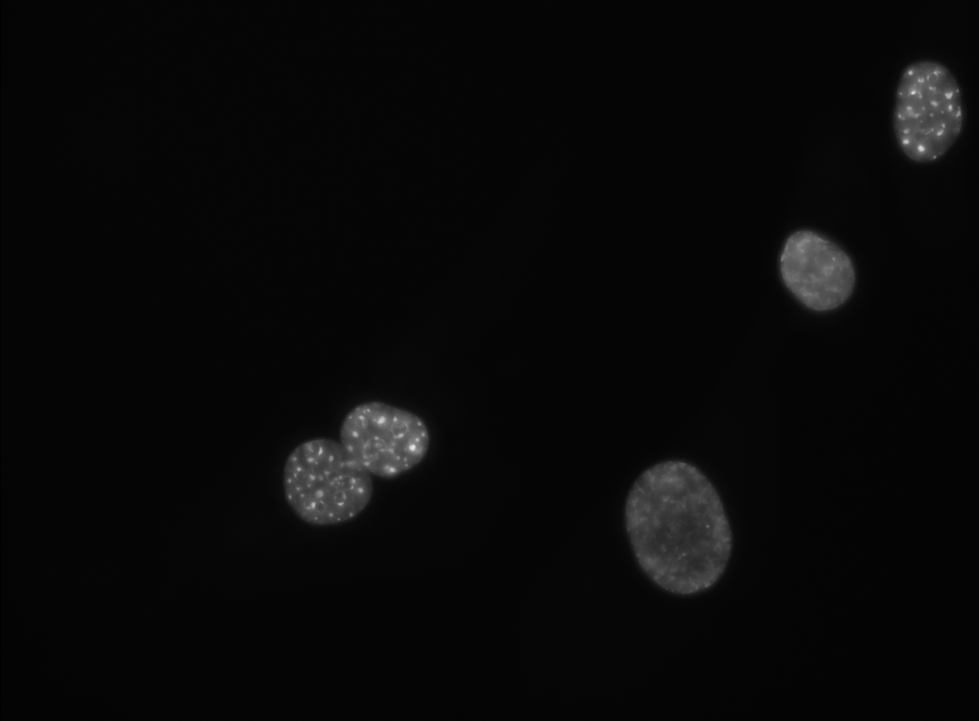
#> input picture data/DO/DAPI.TIF, 979 x 721 px, shrunk from 1330 x 980 before the run, found by its file name
$ python createPseudoCells.py
#> lines starting #> are read from the running program, lines starting #| are printed output that depends on the picture
import json
import numpy as np
import math
from skimage import io
from skimage.util import img_as_int
import matplotlib.pyplot as plt

# beware, this function is completely written in numpy array terms, so row = y-axis and column = x-axis
# target sizes are the sizes of the patches
def createPatchesLabeledImage(dapi_tile_path, target_row_size=128, target_column_size=128):

    #extract original dims
#> called with target_row_size = 128, target_column_size = 128
    image = io.imread(dapi_tile_path)
#> image is the input picture: shape (721, 979); min 1, max 230, mean 8.4
    row_size,column_size = image.shape
#> row_size = 721; column_size = 979
    empty_image = np.zeros((row_size, column_size))

    # Create patches grid
    patches_grid_size_column = int(math.floor(column_size / target_row_size * 1.0))
#> patches_grid_size_column = 7
    patches_grid_size_row = int(math.floor(row_size / target_row_size * 1.0))
#> patches_grid_size_row = 5
    patches_number = (patches_grid_size_column * patches_grid_size_row)
#> patches_number = 35
    patches_vector = np.array(list(range(1,patches_number+1)))
#> patches_vector = 35 values from 1 to 35
    patches_vector = patches_vector.astype(int)
    patches_array = np.reshape(patches_vector, (patches_grid_size_row, patches_grid_size_column))

    # then calculate the coordinates of the extrema, sincde we math.floor the patches, there will be some unassigned. I want to assignt them to their neighbouring label, since I'd rather have them be too big than too small
    # We do this by checking if the label of the current patch is an extrema, if so, count the difference further
    extrema_column = [patches_array[row_nr,patches_grid_size_column-1] for row_nr in range(0,patches_grid_size_row)]
#> extrema_column = [7, 14, 21, 28, 35]
    extrema_row =  [patches_array[patches_grid_size_row-1,col_nr] for col_nr in range(0,patches_grid_size_column)]
#> extrema_row = [29, 30, 31, 32, 33, 34, 35]

    # these difference are how many pixels we need to count further in both dimensions
    row_difference = row_size - (patches_grid_size_row*target_row_size) # = difference on the row axis, NOT = difference of each row
    column_difference = column_size - (patches_grid_size_column*target_column_size)# = difference on the column axis, NOT = difference of each column

    # For each patch
    for row in range(0,patches_grid_size_row): # patches_grid_size_row
        for column in range(0,patches_grid_size_column): # patches_grid_size_column
            patch_label = int(patches_array[row,column])
            # first check if it is an extrema in either axis, if so, then we set the adder to the difference the image has at that axis
            column_adder = 0
            row_adder = 0
            if patch_label in extrema_column:
                column_adder = column_difference
            if patch_label in extrema_row:
                row_adder = row_difference


            # Inside each patch, for each pixel inside the patch
            for pixel_row in range(0, target_row_size+row_adder):
                for pixel_column in range(0,target_column_size+column_adder):
                    row_coordinate = pixel_row + (row * target_row_size)
                    column_coordinate = pixel_column + (column* target_column_size)
                    empty_image[row_coordinate, column_coordinate]=patch_label
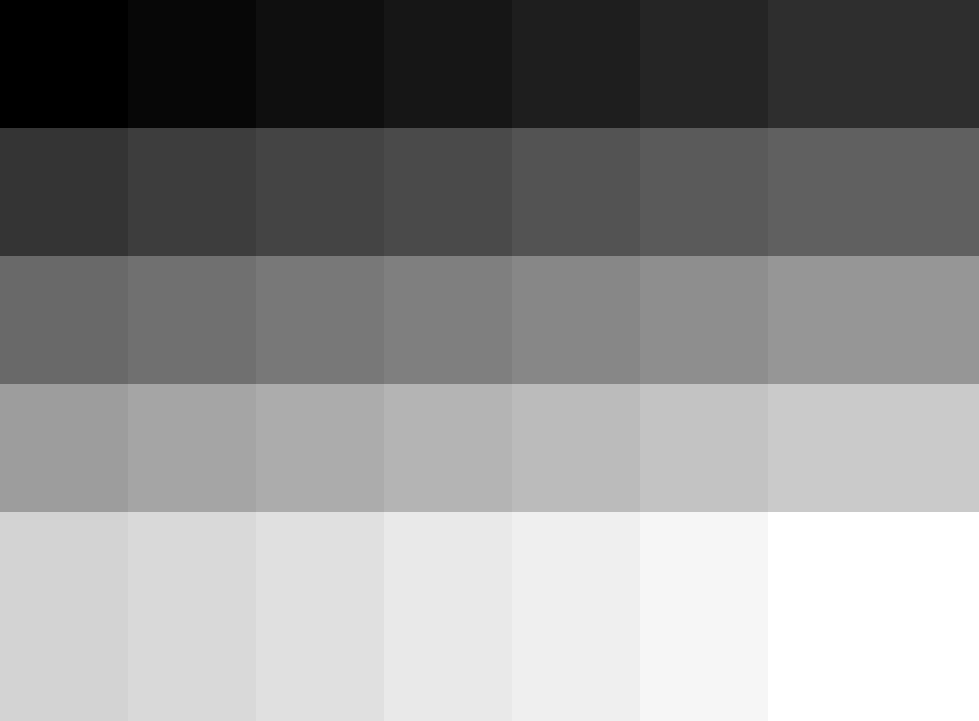
#> empty_image: shape (721, 979) float64; min 1, max 35, mean 19.8; drawn with min black and max white
    labeled_patch_image = empty_image.astype(int)
    return labeled_patch_image, patches_array

# patches_array is an ndarray of ints, as returned by createPatchesLabeledImage
def createNeighbourDict(patches_array):
    neighbourDict = {} # key = patch_label, value = list of patch labels that neighbour it
    for row in range(0,patches_array.shape[0]):
        for column in range(0,patches_array.shape[1]):
            # now we add the indexes of combination we need to make for the neighbours to a list, to be looped over later
            patch_label = str(patches_array[row, column])
            # initialize the value list for this patch label
            neighbourDict[patch_label] = []
            row_indexes = [row-1, row, row+1]
            column_indexes = [column-1, column, column+1]
            # then we loop over them and try to add their index combinations to the dictionary
            for row_index in row_indexes:
                for column_index in column_indexes:
                    # if the current neighbour is just the label in iteration, contiue
                    if row_index == row and column_index == column:
                        continue
                    if row_index < 0 or column_index < 0:
                        continue

                    # try adding the patch labels of its neighbours, since some will be out of bounds, nothing to do about that
                    try:
                        # cast to int cause json doesn't take numpy objects
                        neighbourDict[patch_label].append(int(patches_array[row_index, column_index]))
                    except IndexError:
                        pass
    with open("patch_neighbours.json", 'w') as json_file:
        json.dump(neighbourDict, json_file)


if __name__ == "__main__":
    dapi_tile_path = "/media/tool/gabriele_data/1442_OB/maxIP-seperate-channels/DO/DAPI.tif"
    createPatchesLabeledImage(dapi_tile_path)
